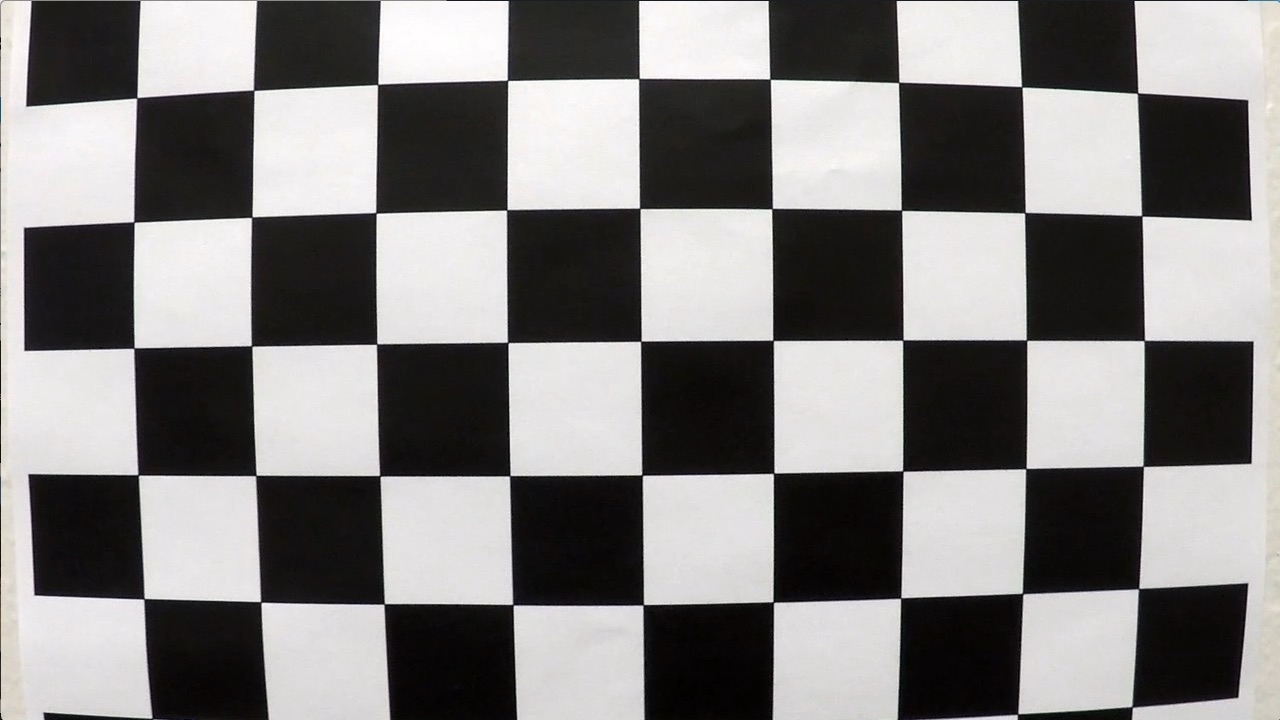
#> input picture camera_cal/calibration01.jpg, 1280 x 720 px; its folder holds 4 pictures in this run; the run also reads 1 picture not shown here
$ jupyter execute '01 - Camera Calibration.ipynb'   (shell and % lines are left out)
#> lines starting #> are read from the running program, lines starting #| are printed output that depends on the picture
# 01 - Camera Calibration

## Load and process calibration images

[cell 1]
import numpy as np
import cv2
import glob
import matplotlib.pyplot as plt

# number of corners in x and y direction
nx, ny = 9, 6

# prepare object points, like (0,0,0), (1,0,0), (2,0,0) ....,(6,5,0)
objp = np.zeros((6*9,3), np.float32)
objp[:,:2] = np.mgrid[0:9,0:6].T.reshape(-1,2)

# Arrays to store object points and image points from all the images.
objpoints = [] # 3d points in real world space
imgpoints = [] # 2d points in image plane.

# Make a list of calibration images
fileNames = sorted(glob.glob('./camera_cal/calibration*.jpg'))

# Step through the list and search for chessboard corners
for fileName in fileNames:

    # read image from file name
    img = cv2.imread(fileName)
#> img is the input picture: shape (720, 1280, 3); mean B, G, R 127.8, 128.4, 130.1
    originalImg = img.copy()
    gray = cv2.cvtColor(img,cv2.COLOR_BGR2GRAY)

    # Find the chessboard corners
    ret, corners = cv2.findChessboardCorners(gray, (nx,ny),None)
#> ret = False; corners = None

    # If found, add object points, image points
    if ret == True:
        objpoints.append(objp)
        imgpoints.append(corners)

        # Draw and display the corners
        imgCorners = cv2.drawChessboardCorners(img, (nx,ny), corners, ret)

        fig, (ax1, ax2) = plt.subplots(1, 2, figsize=(15,20))
        ax1.imshow(cv2.cvtColor(originalImg, cv2.COLOR_BGR2RGB))
        ax1.set_title('Original Image\n'+ fileName, fontsize=20)
        ax1.axis('off')
        ax2.imshow(cv2.cvtColor(imgCorners, cv2.COLOR_BGR2RGB))
        ax2.set_title('With Corners\n'+ fileName, fontsize=20)
        ax2.axis('off')
    else:
        print('corner not found: ', fileName)
#> pass 2 of the loop `for fileName in fileNames:`:
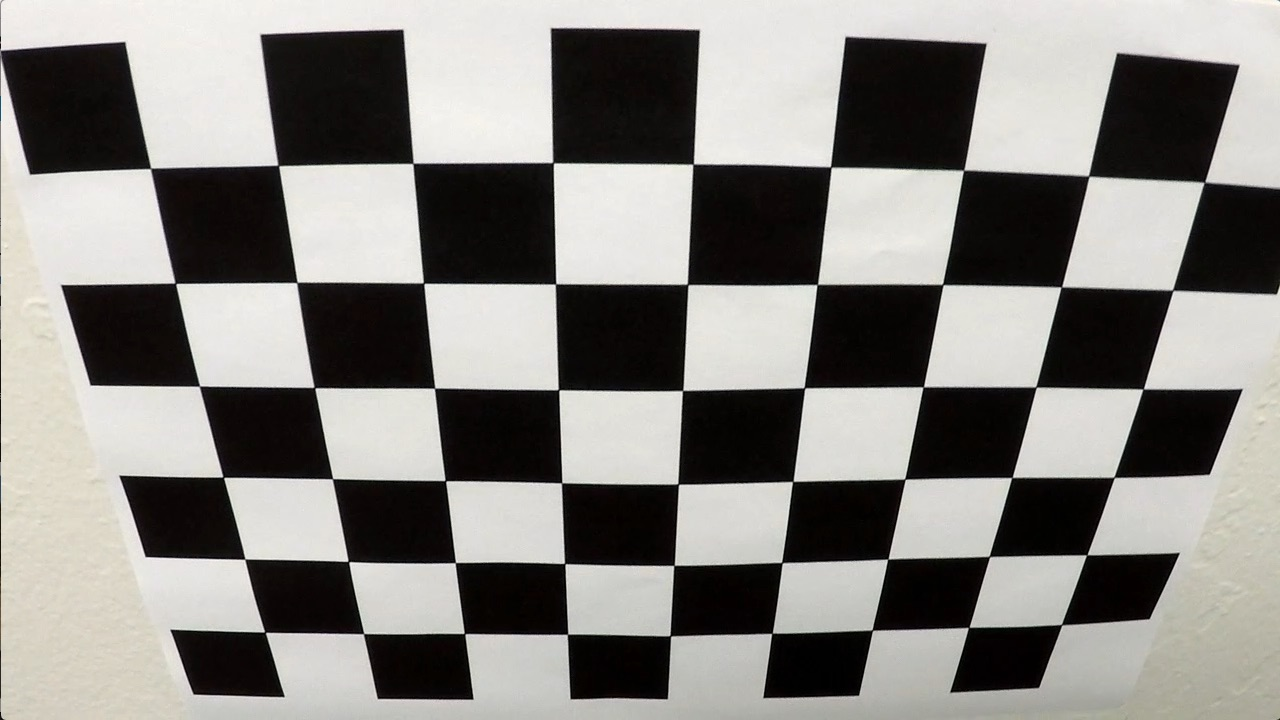
#> input picture camera_cal/calibration02.jpg, 1280 x 720 px
#> img is the input picture: shape (720, 1280, 3); mean B, G, R 128.5, 132.4, 134.4
#> ret = True; corners = 54 rows, first 8: [150.6, 168.4], [278.3, 165.4], [412.9, 163.5], [553, 162.6], [693.2, 164.2], [830.6, 166.9], [963.5, 170.4], [1088.6, 176.1]
#> `imgCorners = cv2.drawChessboardCorners(img, (nx,ny), corners, ret)`:
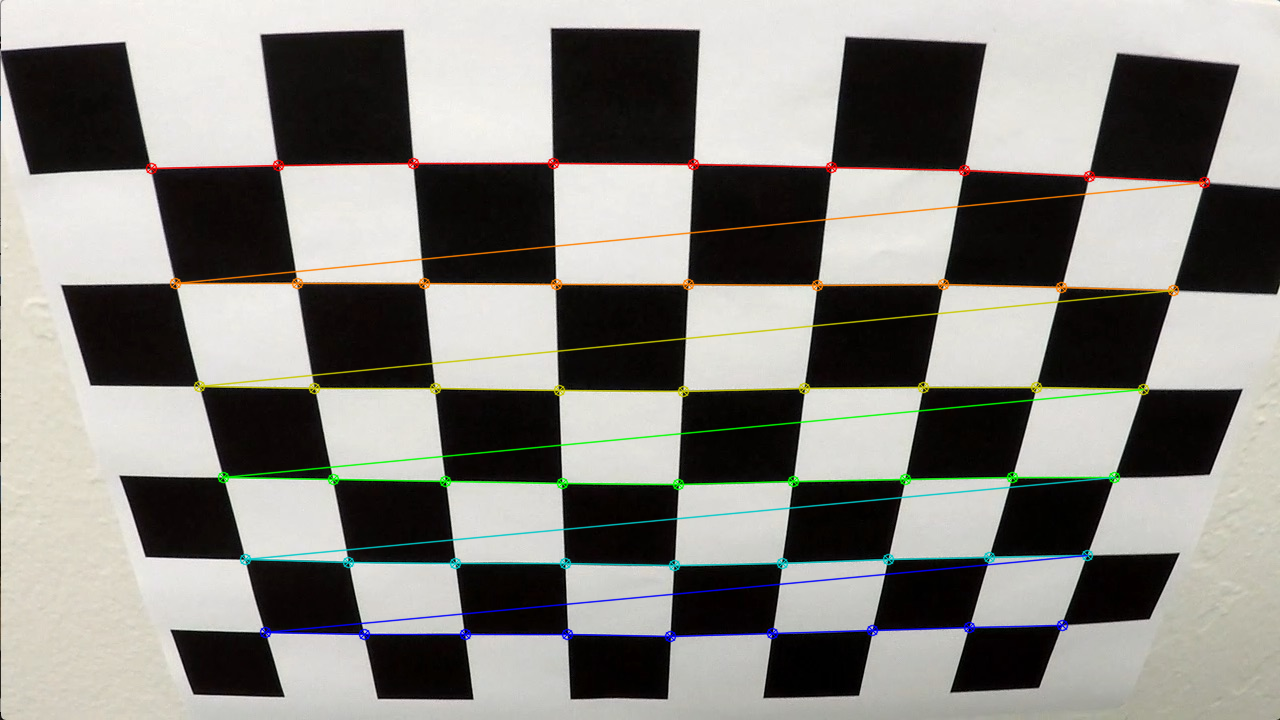
#> imgCorners: shape (720, 1280, 3); mean B, G, R 127.9, 132.9, 134.4
#> pass 3 of the loop `for fileName in fileNames:`:
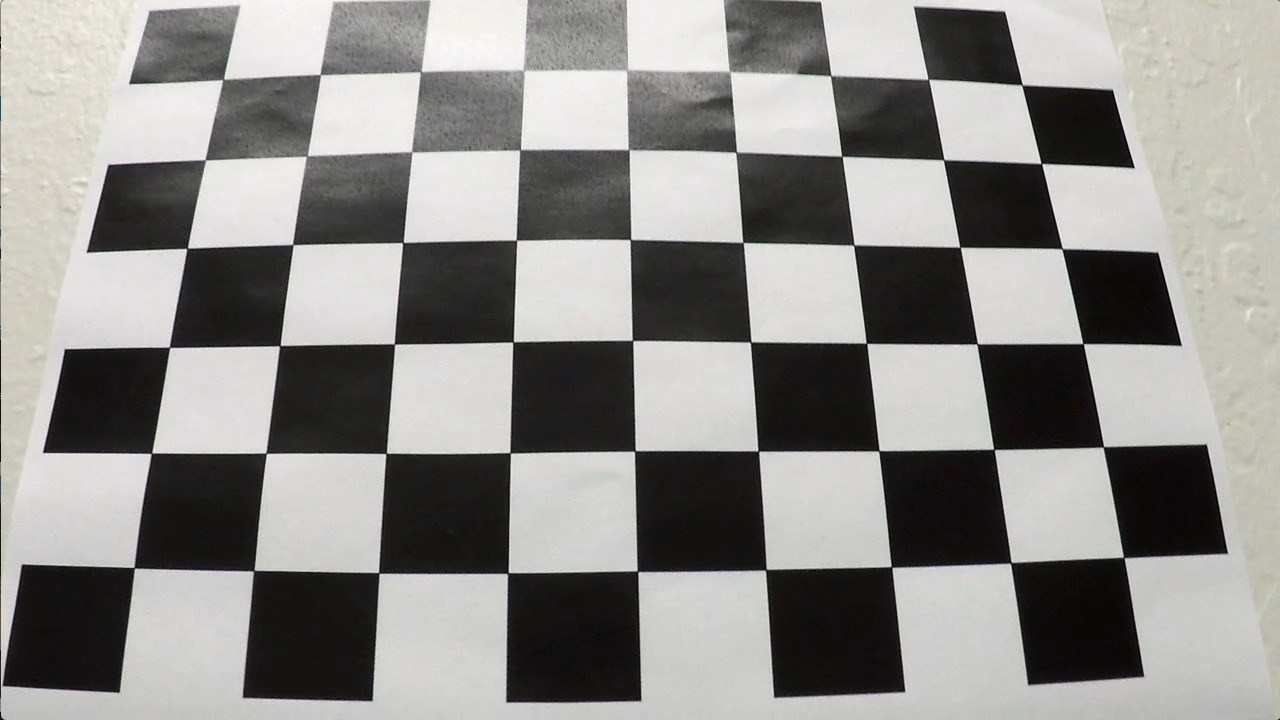
#> input picture camera_cal/calibration03.jpg, 1280 x 720 px
#> img is the input picture: shape (720, 1280, 3); mean B, G, R 138.1, 141, 141.8
#> corners = 54 rows, first 8: [224.4, 78.44], [319.5, 74.21], [421.5, 70.78], [524.5, 70.76], [625.8, 70.84], [729.5, 71.51], [830.6, 75.96], [927.9, 78.63]
#> `imgCorners = cv2.drawChessboardCorners(img, (nx,ny), corners, ret)`:
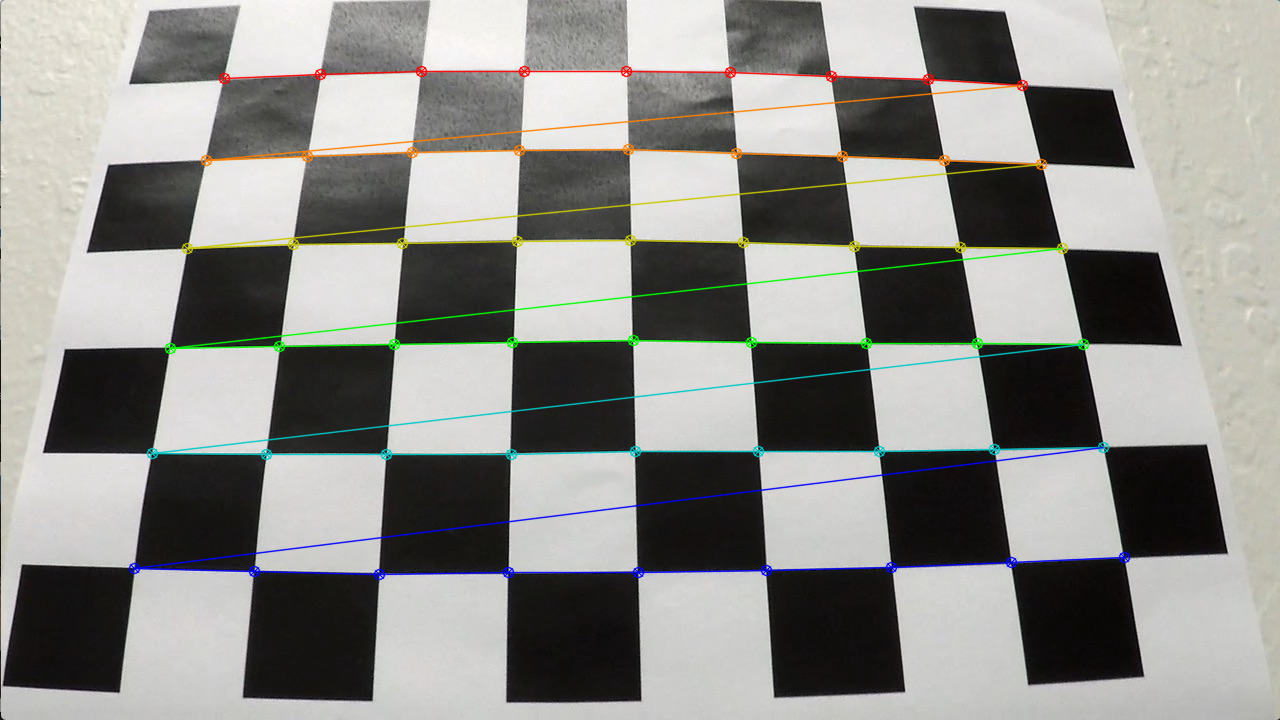
#> imgCorners: shape (720, 1280, 3); mean B, G, R 137.4, 141.1, 141.3
#> the loop made 4 passes; the first 3 are shown
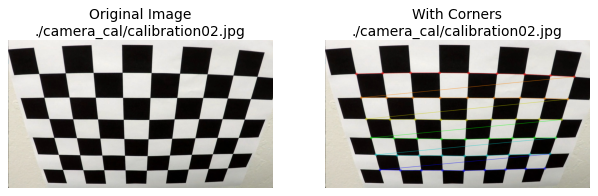
#> figure drawn by matplotlib, 2 panels
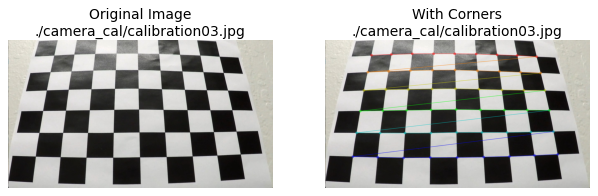
#> figure drawn by matplotlib, 2 panels

## Save calibration results and show undistort example

[cell 2]
import pickle

# Remove distortion from images
def cal_undistort(img, objpoints, imgpoints, save=False):
#> called with save = True
    ret, mtx, dist, rvecs, tvecs = cv2.calibrateCamera(objpoints, imgpoints, img.shape[0:2],None,None)
    img = cv2.undistort(img, mtx, dist, None, mtx)
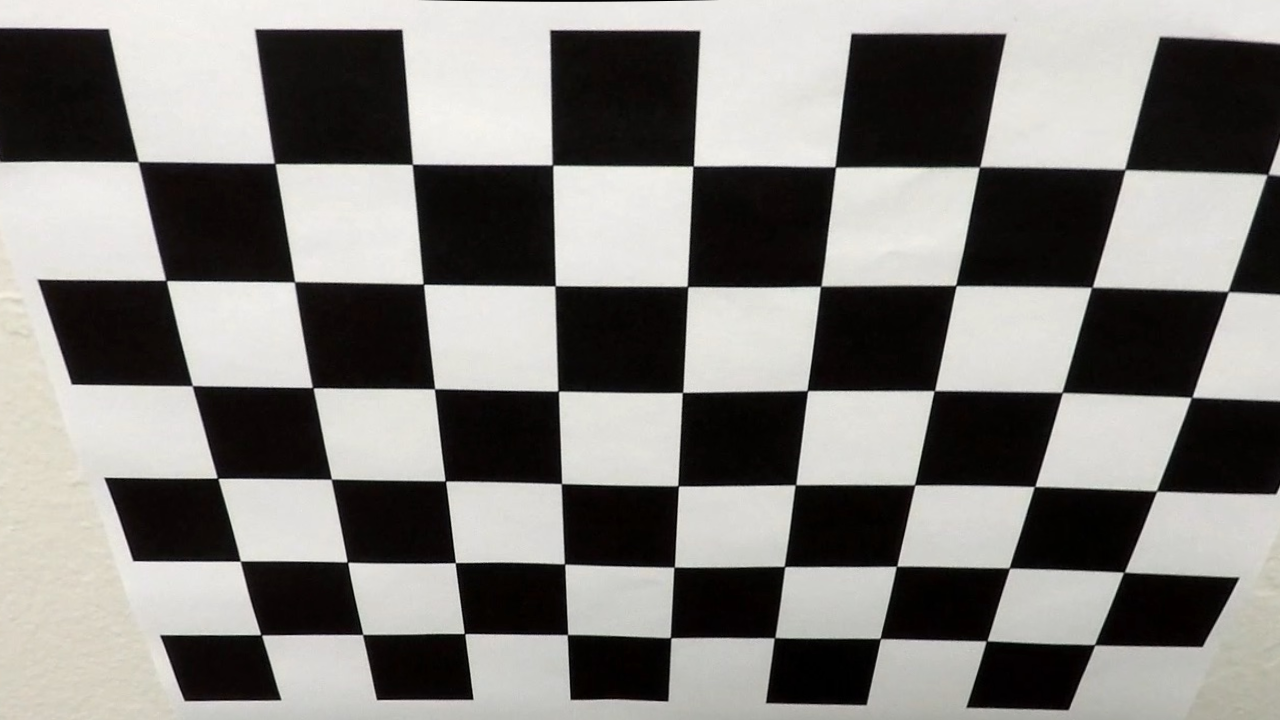
#> img: shape (720, 1280, 3); mean of channels 0, 1, 2 124, 127.4, 129.3; drawn as B, G, R
    undist = np.copy(img)
    if save:
        pickle.dump( { 'mtx': mtx, 'dist': dist }, open('./camera_calibration.p', 'wb'))
        print('./camera_calibration.p saved!')
    return undist

# file name example to undistort
img = cv2.imread(fileNames[1])
undistorted = cal_undistort(img, objpoints, imgpoints, save=True)

# Show undistort example
fig, (ax1, ax2) = plt.subplots(1, 2, figsize=(24, 9))
fig.tight_layout()
ax1.imshow(img)
ax1.set_title('Original Image', fontsize=50)
ax1.axis('off')
ax2.imshow(undistorted)
ax2.set_title('Undistorted Image', fontsize=50)
ax2.axis('off')
plt.subplots_adjust(left=0., right=1, top=0.9, bottom=0.)
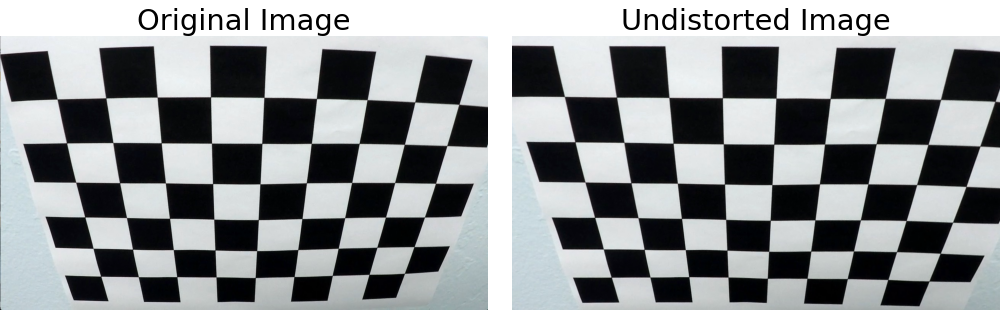
#> figure drawn by matplotlib, 2 panels; B, G, R data is drawn as R, G, B
